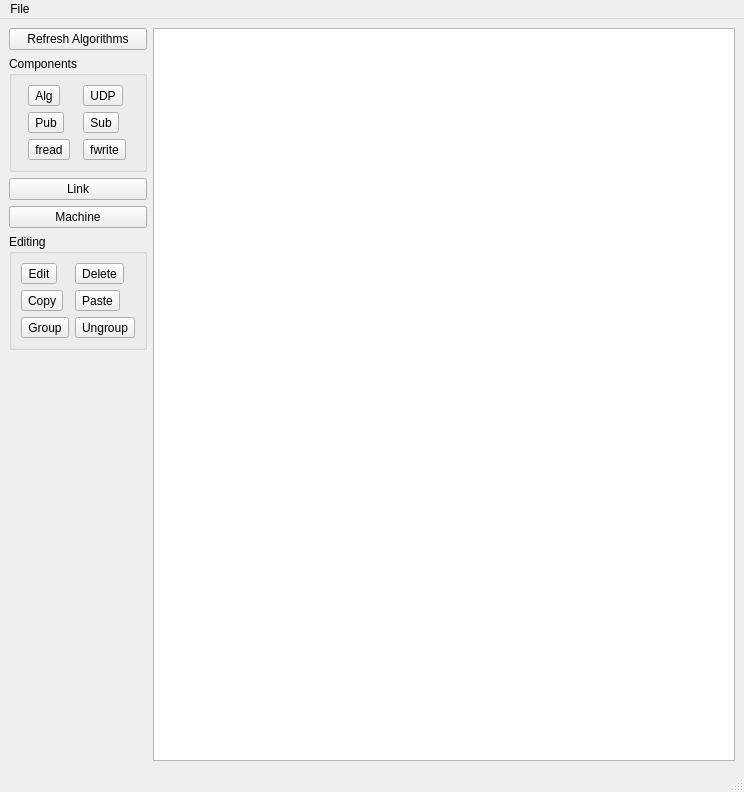
<ui version="4.0" >
 <class>MainWindow</class>
 <widget class="QMainWindow" name="MainWindow" >
  <property name="geometry" >
   <rect>
    <x>0</x>
    <y>0</y>
    <width>744</width>
    <height>792</height>
   </rect>
  </property>
  <property name="windowTitle" >
   <string>MainWindow</string>
  </property>
  <widget class="QWidget" name="centralwidget" >
   <layout class="QHBoxLayout" >
    <property name="margin" >
     <number>9</number>
    </property>
    <property name="spacing" >
     <number>6</number>
    </property>
    <item>
     <layout class="QVBoxLayout" >
      <property name="margin" >
       <number>0</number>
      </property>
      <property name="spacing" >
       <number>6</number>
      </property>
      <item>
       <widget class="QPushButton" name="pushButton_5" >
        <property name="text" >
         <string>Refresh Algorithms</string>
        </property>
       </widget>
      </item>
      <item>
       <widget class="QGroupBox" name="groupComponents" >
        <property name="title" >
         <string>Components</string>
        </property>
        <layout class="QGridLayout" >
         <property name="margin" >
          <number>9</number>
         </property>
         <property name="spacing" >
          <number>6</number>
         </property>
         <item row="2" column="1" >
          <widget class="QToolButton" name="toolFileWriter" >
           <property name="text" >
            <string>fwrite</string>
           </property>
           <property name="checkable" >
            <bool>true</bool>
           </property>
          </widget>
         </item>
         <item row="2" column="0" >
          <widget class="QToolButton" name="toolFileReader" >
           <property name="text" >
            <string>fread</string>
           </property>
           <property name="checkable" >
            <bool>true</bool>
           </property>
          </widget>
         </item>
         <item row="1" column="1" >
          <widget class="QToolButton" name="toolSubscriber" >
           <property name="text" >
            <string>Sub</string>
           </property>
           <property name="checkable" >
            <bool>true</bool>
           </property>
          </widget>
         </item>
         <item row="1" column="0" >
          <widget class="QToolButton" name="toolPublisher" >
           <property name="text" >
            <string>Pub</string>
           </property>
           <property name="checkable" >
            <bool>true</bool>
           </property>
          </widget>
         </item>
         <item row="0" column="1" >
          <widget class="QToolButton" name="toolUDPReader" >
           <property name="text" >
            <string>UDP</string>
           </property>
           <property name="checkable" >
            <bool>true</bool>
           </property>
          </widget>
         </item>
         <item row="0" column="0" >
          <widget class="QToolButton" name="toolAlgorithm" >
           <property name="text" >
            <string>Alg</string>
           </property>
           <property name="checkable" >
            <bool>true</bool>
           </property>
          </widget>
         </item>
        </layout>
       </widget>
      </item>
      <item>
       <widget class="QPushButton" name="pushLink" >
        <property name="text" >
         <string>Link</string>
        </property>
        <property name="checkable" >
         <bool>true</bool>
        </property>
       </widget>
      </item>
      <item>
       <widget class="QPushButton" name="pushMachine" >
        <property name="text" >
         <string>Machine</string>
        </property>
        <property name="checkable" >
         <bool>true</bool>
        </property>
       </widget>
      </item>
      <item>
       <widget class="QGroupBox" name="groupEditing" >
        <property name="title" >
         <string>Editing</string>
        </property>
        <layout class="QGridLayout" >
         <property name="margin" >
          <number>9</number>
         </property>
         <property name="spacing" >
          <number>6</number>
         </property>
         <item row="1" column="1" >
          <widget class="QToolButton" name="toolPaste" >
           <property name="text" >
            <string>Paste</string>
           </property>
           <property name="checkable" >
            <bool>true</bool>
           </property>
          </widget>
         </item>
         <item row="2" column="1" >
          <widget class="QToolButton" name="toolUngroup" >
           <property name="text" >
            <string>Ungroup</string>
           </property>
           <property name="checkable" >
            <bool>true</bool>
           </property>
          </widget>
         </item>
         <item row="2" column="0" >
          <widget class="QToolButton" name="toolGroup" >
           <property name="text" >
            <string>Group</string>
           </property>
           <property name="checkable" >
            <bool>true</bool>
           </property>
          </widget>
         </item>
         <item row="1" column="0" >
          <widget class="QToolButton" name="toolCopy" >
           <property name="text" >
            <string>Copy</string>
           </property>
           <property name="checkable" >
            <bool>true</bool>
           </property>
          </widget>
         </item>
         <item row="0" column="1" >
          <widget class="QToolButton" name="toolDelete" >
           <property name="text" >
            <string>Delete</string>
           </property>
           <property name="checkable" >
            <bool>true</bool>
           </property>
          </widget>
         </item>
         <item row="0" column="0" >
          <widget class="QToolButton" name="toolEdit" >
           <property name="text" >
            <string>Edit</string>
           </property>
           <property name="checkable" >
            <bool>true</bool>
           </property>
          </widget>
         </item>
        </layout>
       </widget>
      </item>
      <item>
       <spacer>
        <property name="orientation" >
         <enum>Qt::Vertical</enum>
        </property>
        <property name="sizeHint" >
         <size>
          <width>20</width>
          <height>40</height>
         </size>
        </property>
       </spacer>
      </item>
     </layout>
    </item>
    <item>
     <widget class="QGraphicsView" name="graphicsView" />
    </item>
   </layout>
  </widget>
  <widget class="QMenuBar" name="menubar" >
   <property name="geometry" >
    <rect>
     <x>0</x>
     <y>0</y>
     <width>744</width>
     <height>29</height>
    </rect>
   </property>
   <widget class="QMenu" name="menuFile" >
    <property name="title" >
     <string>File</string>
    </property>
    <addaction name="actionNew" />
    <addaction name="actionOpen" />
    <addaction name="actionSave" />
    <addaction name="actionSave_As" />
    <addaction name="actionClose" />
    <addaction name="separator" />
    <addaction name="actionExit" />
   </widget>
   <addaction name="menuFile" />
  </widget>
  <widget class="QStatusBar" name="statusbar" />
  <action name="actionOpen" >
   <property name="text" >
    <string>Open</string>
   </property>
  </action>
  <action name="actionClose" >
   <property name="text" >
    <string>Close</string>
   </property>
  </action>
  <action name="actionExit" >
   <property name="text" >
    <string>Exit</string>
   </property>
  </action>
  <action name="actionSave" >
   <property name="text" >
    <string>Save</string>
   </property>
  </action>
  <action name="actionSave_As" >
   <property name="text" >
    <string>Save As</string>
   </property>
  </action>
  <action name="actionNew" >
   <property name="text" >
    <string>New</string>
   </property>
  </action>
 </widget>
 <resources/>
 <connections/>
</ui>
